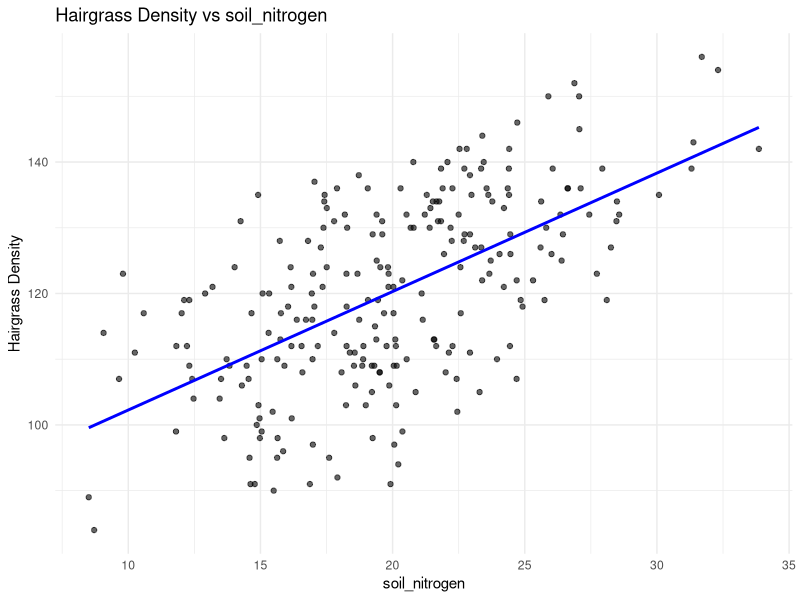
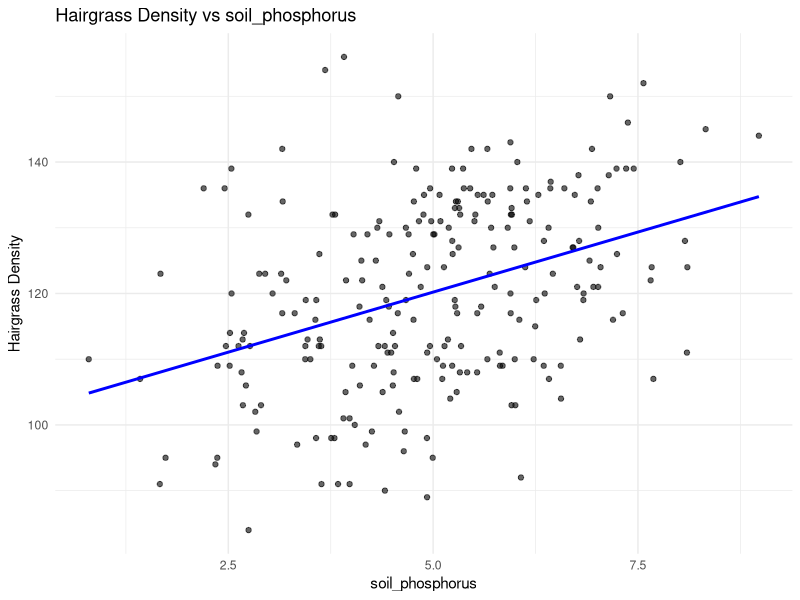
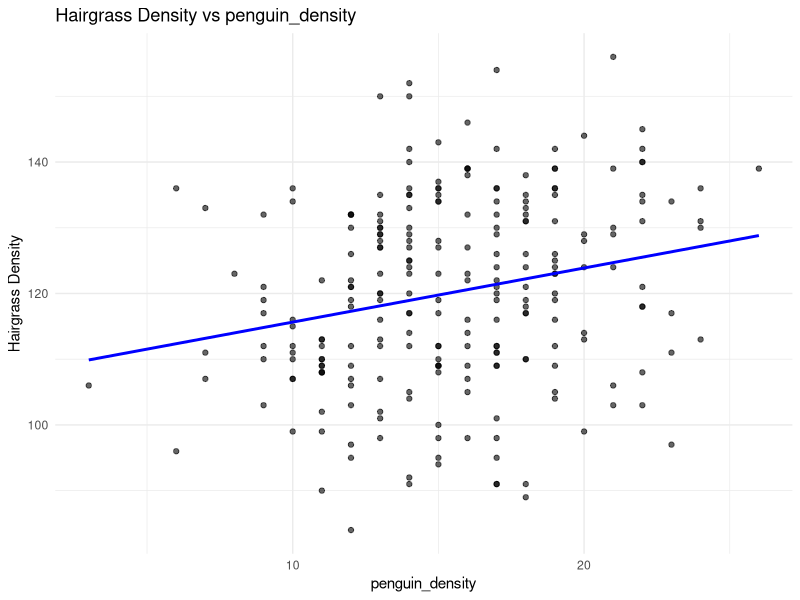
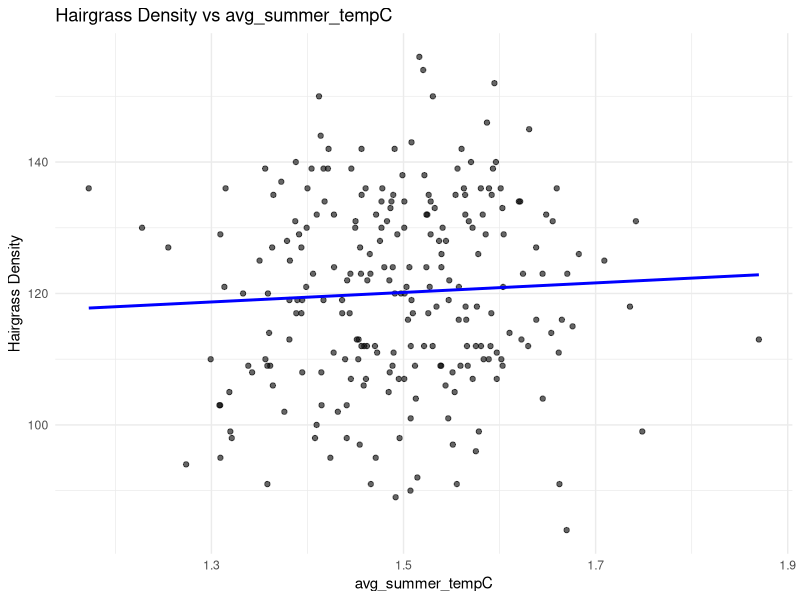
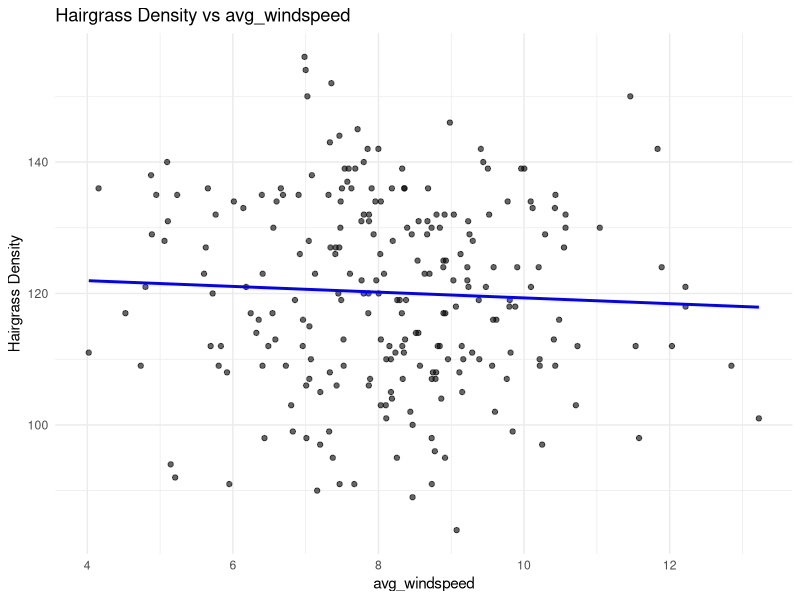
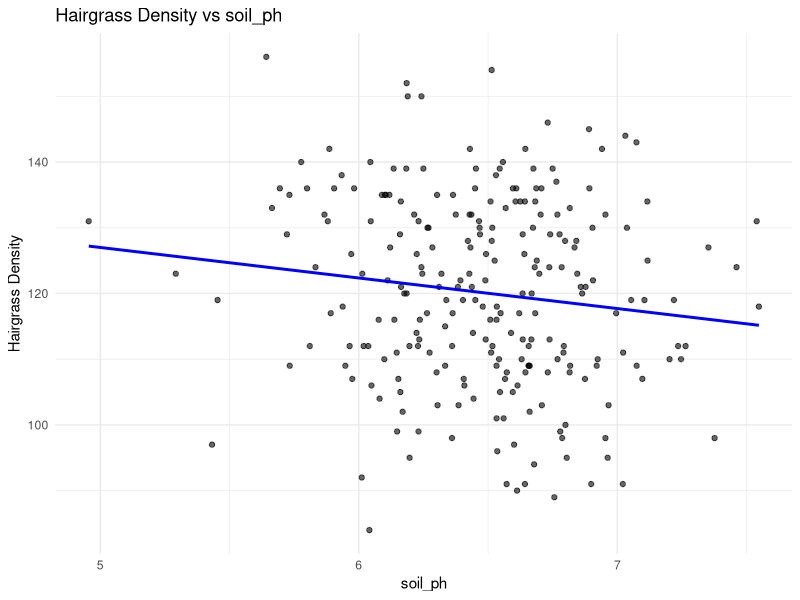
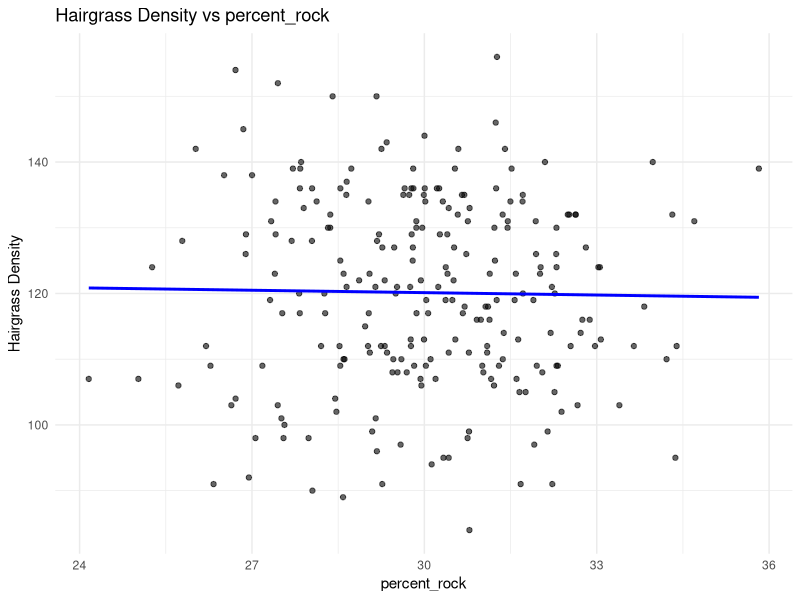

The R source for these figures, in order: (Note: this script raises an error after producing the figures.)
# Load necessary packages
library(tidyverse)

# Set seed for reproducibility
set.seed(11)

# Number of observations
n <- 240

# Generate predictor variables with specified ranges and relationships
soil_nitrogen <- rnorm(n, mean = 20, sd = 5)         # Soil nitrogen in ppm
soil_phosphorus <- rnorm(n, mean = 5, sd = 1.5)      # Soil phosphorus in ppm
penguin_density <- rpois(n, lambda = 15)             # Average penguin density in the area
avg_summer_temp <- rnorm(n, mean = 1.5, sd = 0.1)    # Summer temperature with small variation
avg_windspeed <- rnorm(n, mean = 15, sd = 3)         # Average wind speed in km/h
soil_ph <- rnorm(n, mean = 6.5, sd = 0.4)            # Soil pH
percent_rock <- rnorm(n, mean = 30, sd = 2)          # Percent rocky soil with small variation

# Simulate hairgrass density based on selected predictors, handling NAs
hairgrass_density <- round(
  50 + 
    2 * ifelse(is.na(soil_nitrogen), 0, soil_nitrogen) + 
    3 * ifelse(is.na(soil_phosphorus), 0, soil_phosphorus) + 
    0.85 * ifelse(is.na(penguin_density), 0, penguin_density) +
    5 * (7 - soil_ph) +  # Higher density in slightly acidic conditions
    rnorm(n, mean = 0, sd = 10) # Random noise
)

# Ensure density is non-negative
hairgrass_density <- pmax(hairgrass_density, 0)

# Create the data frame
hairgrass_data <- tibble(
  soil_nitrogen = soil_nitrogen,
  soil_phosphorus = soil_phosphorus,
  penguin_density = penguin_density,
  avg_summer_tempC = avg_summer_temp,
  avg_windspeed = avg_windspeed / 1.852, # convert to knots per hour
  soil_ph = soil_ph,
  percent_rock = percent_rock,
  hairgrass_density = hairgrass_density
)

# Display the first few rows of the data
print(head(hairgrass_data))

# Summary of the dataset
summary(hairgrass_data)


# Define independent variables to iterate over
independent_vars <- c("soil_nitrogen", "soil_phosphorus", "penguin_density", 
                      "avg_summer_tempC", "avg_windspeed", "soil_ph", "percent_rock")

# Iterate through each independent variable and plot against hairgrass density
for (var in independent_vars) {
  # Create the plot
  p <- ggplot(hairgrass_data, aes_string(x = var, y = "hairgrass_density")) +
    geom_point(alpha = 0.6) +                     # Scatter plot with transparency
    geom_smooth(method = "lm", color = "blue", se = FALSE) +   # Linear smoothing line
    labs(x = var, y = "Hairgrass Density", 
         title = paste("Hairgrass Density vs", var)) +
    theme_minimal()
  
  # Print the plot
  print(p)
}

# Check correlation coefficients and R-squared values

# Initialize an empty data frame to store results
cor_results <- tibble(
  variable = character(),
  correlation_coefficient = numeric(),
  r_squared = numeric()
)

# Calculate correlation coefficient and R-squared for each independent variable
for (var in independent_vars) {
  # Calculate correlation, handling NA values with `use = "complete.obs"`
  corr <- cor(as.numeric(hairgrass_data[[var]]), hairgrass_data$hairgrass_density, use = "complete.obs")
  r_squared <- corr^2
  
  # Add the results to the data frame
  cor_results <- cor_results %>%
    add_row(variable = var, 
            correlation_coefficient = corr, 
            r_squared = r_squared)
}

# Display the results
print(cor_results)

# Reorder the data so hairgrass density is at the front
hairgrass_data <- hairgrass_data %>% 
  select(hairgrass_density, soil_nitrogen:percent_rock)

# Save the new dataframe
write_csv(hairgrass_data, "modules/module_3/data/hairgrass_data.csv")
